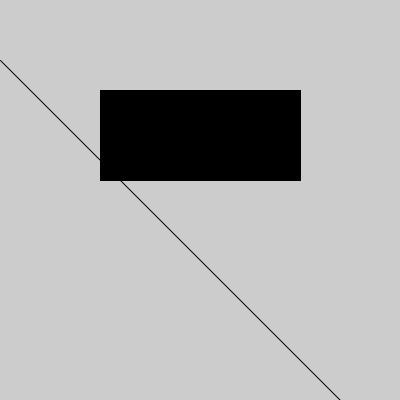
Frame 1 (no input)
Frame 60 (the mouse pressed at the canvas centre just before this capture): identical to frame 1, image omitted
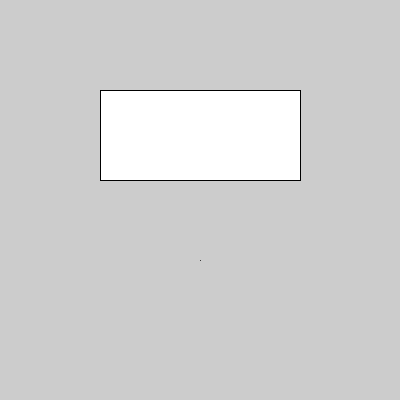
Frame 120 (the mouse held since frame 60 and released just before this capture)

The Processing sketch that drew these frames (run headless with seeded random() and noise(); from frame 60 on, the mouse is pressed at the canvas centre):

// Processing sketch: processing_8010
// ── processing_8010.pde


float lineX1 = 50;
float lineY1 = 100;
float lineX2;
float lineY2;

float rectX = 100;
float rectY = 90;
float rectWidth = 200;
float rectHeight = 90;

void setup() {
  size(400, 400); 
  ellipseMode(RADIUS);
  smooth();
}

void draw() {
  background(204);

  lineX2 = mouseX;
  lineY2 = mouseY + 60;
  lineX1 = width-mouseX;
  lineY1 = height-mouseY + 60;

  if (lineRectangleIntersect(lineX1, lineY1, lineX2, lineY2, rectX, rectY, rectWidth, rectHeight) == true) {
    fill(0); 
  } 
  else {
    fill(255); 
  }

  line(lineX1, lineY1, lineX2, lineY2);
  rect(rectX, rectY, rectWidth, rectHeight);

}

// Code from Seb Lee-Delisle:
// http://sebleedelisle.com/2009/05/super-fast-trianglerectangle-intersection-test/

boolean lineRectangleIntersect(float x1, float y1, float x2, float y2, 
                               float rx, float ry, float rw, float rh) {
                                 
  float topIntersection;
  float bottomIntersection;
  float topPoint;
  float bottomPoint;

  // Calculate m and c for the equation for the line (y = mx+c)
  float m = (y2-y1) / (x2-x1);
  float c = y1 -(m*x1);

  // If the line is going up from right to left then the top intersect point is on the left
  if(m > 0) {
    topIntersection = (m*rx  + c);
    bottomIntersection = (m*(rx+rw)  + c);
  }
  // Otherwise it's on the right
  else {
    topIntersection = (m*(rx+rw)  + c);
    bottomIntersection = (m*rx  + c);
  }

  // Work out the top and bottom extents for the triangle
  if(y1 < y2) {
    topPoint = y1;
    bottomPoint = y2;
  } else {
    topPoint = y2;
    bottomPoint = y1;
  }

  float topOverlap;
  float botOverlap;

  // Calculate the overlap between those two bounds
  topOverlap = topIntersection > topPoint ? topIntersection : topPoint;
  botOverlap = bottomIntersection < bottomPoint ? bottomIntersection : bottomPoint;

  return (topOverlap<botOverlap) && (!((botOverlap<ry) || (topOverlap>ry+rh)));

}
